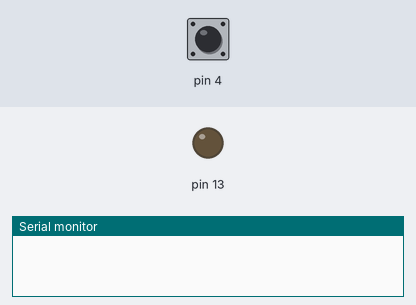
Simulated run of this sketch. Board: Arduino Uno, built with avr-gcc and run on an emulated ATmega328P. Shown: output pins drawn as LEDs (lit = HIGH), the last lines printed to the serial monitor. Inputs (shaded band) come from the test bench; at power-on: pin 4 HIGH.

Above: at 1.2 s.
1.3 s: pin 4 pulled LOW for 0.15 s
At 1.44 s:
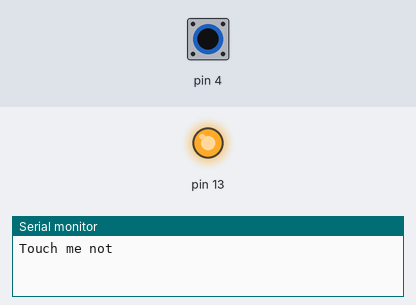
3.0 s: pin 4 pulled LOW for 3.2 s
At 7.2 s:
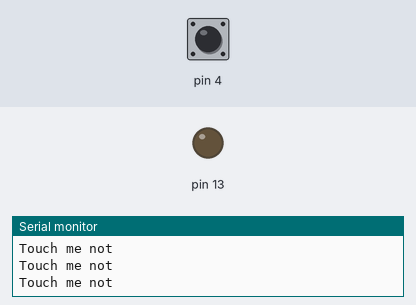
Timing chart, 0 to 8.7 s (numbered marks = the images above; inputs shaded):
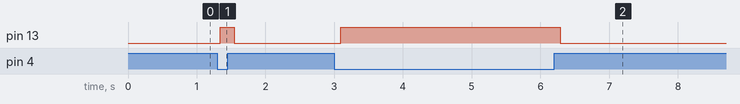

The sketch:

touch.ino
```cpp
#include <CapacitiveSensor.h>

CapacitiveSensor   cs_2_4 = CapacitiveSensor(2, 4);      // 10M resistor between pins 4 & 2, pin 2 is sensor pin, add a wire and or foil if desired

void setup()
{
  cs_2_4.set_CS_AutocaL_Millis(0xFFFFFFFF);     // turn off autocalibrate on channel 1 - just as an example
  Serial.begin(9600);
  pinMode(13, OUTPUT);
}

void loop()
{
  long start = millis();
  long total1 =  cs_2_4.capacitiveSensor(30);

  if (total1 > 30)
  {
    digitalWrite(13, HIGH);
    Serial.println ("Touch me not");
  }

  if (total1 < 30)
  {
    digitalWrite(13, LOW);
  }

    //Serial.println(total1);                  // print sensor output 1


  delay(100);                             // arbitrary delay to limit data to serial port
}
```

Measured:
- after the input at 1.3 s, pin 13: LOW → HIGH at once, → LOW 0.21 s later
- after the input at 3.0 s, pin 13: LOW → HIGH after 0.09 s, → LOW 3.2 s later
